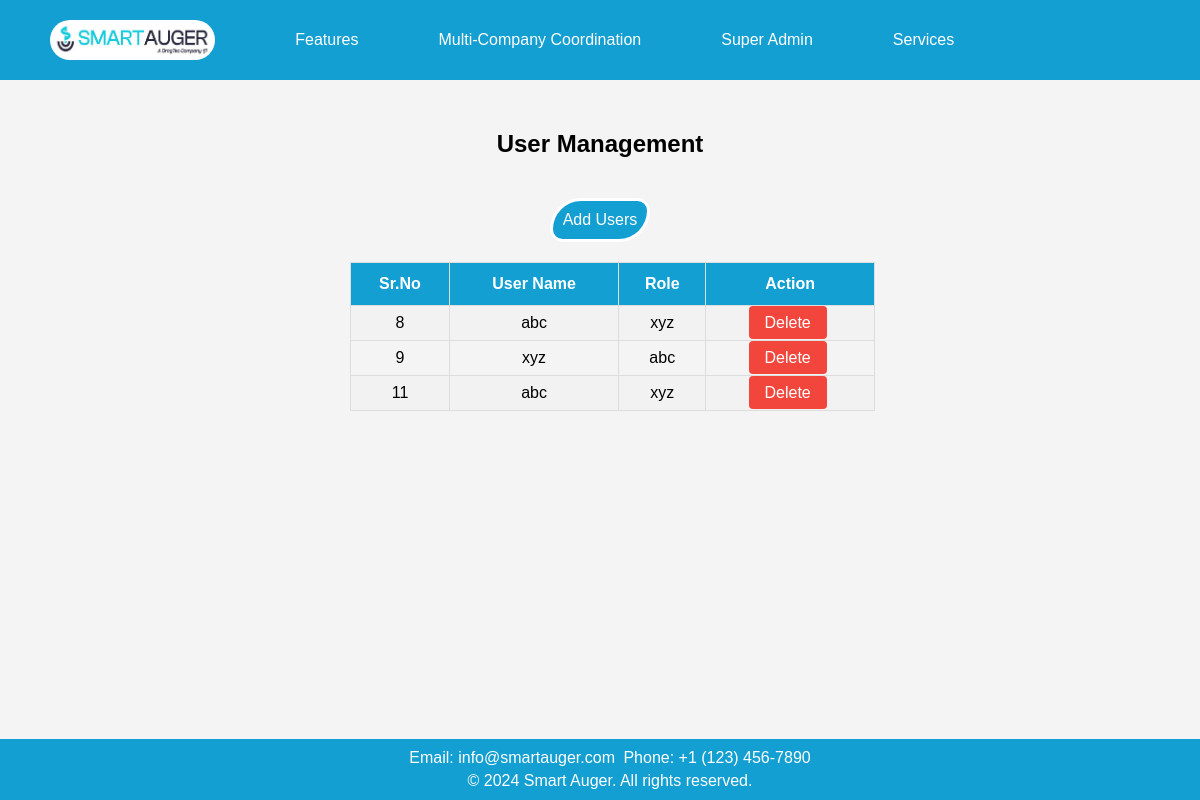
/user_management/, run on the app's committed database.
### app1/models.py (models this page shows, shortened)
class user_management_model(models.Model):
    sr = models.AutoField(primary_key=True,unique=True)
    username = models.CharField(max_length=50)
    role = models.CharField(max_length=50)

### app1/views.py (the view)
# urls.py: path('user_management/',views.user_management,name='user_management'),
def user_management(request):
    data = user_management_model.objects.all()
    return render(request,'app1/user_management.html',{'data':data})

### app1/templates/app1/user_management.html (shortened to what this page needs)
<!DOCTYPE html>
<html lang="en">
<head>
    {% load static %}
</head>
<body>
    <header>
        <nav class="nav">
            <a class="logo" href="#"><img src="{% static 'app1/images/icon.jpg' %}" alt="Logo"></a>
            <div class="dropdown">
                <a href="#">Features</a>
            </div>
            <div class="dropdown">
                <a href="#" class="dropbtn">Multi-Company Coordination</a>
            </div>
            <div class="dropdown">
                <a href="#">Super Admin</a>
            </div>
            <div class="dropdown">
                <a href="#">Services</a>
            </div>
        </nav>
    </header>
    <div class="user">
        <h2 class="heading1">User Management</h2>
        <a class="add" href="{% url 'add_user' %}">Add Users</a>
    </div>
    <div id="table-container">
    <table id="customers">
        <tr>
            <th>Sr.No</th>
            <th>User Name</th>
            <th>Role</th>
            <th>Action</th>
        </tr>
        {% for i in data %}
            <tr>
                <td>{{ i.sr }}</td>
                <td>{{ i.username }}</td>
                <td>{{ i.role }}</td>
                <td>
                    <a href="{% url 'task_delete1' i.pk %}" class="delete-btn">Delete</a>
                </td>
            </tr>
            {% endfor %}
    </table>
</div>
    <footer>
        <p>Email: info@smartauger.com</p>
        <p>Phone: +1 (123) 456-7890</p>
        <div class="footer-bottom">
            <p>&copy; 2024 Smart Auger. All rights reserved.</p>
        </div>
    </footer>
</body>
</html>

### app1/templates/app1/user_management.html (style rules this page uses)
body { font-family: 'Verdana', sans-serif; width: 100%; margin: 0; padding-top: 10vh; padding-bottom: 80px; background: #f4f4f4; box-sizing: border-box; }
header { background-color: #139FD2; color: white; text-align: center; padding: 20px 0; position: fixed; top: 0; width: 100%; z-index: 1000; display: flex; justify-content: space-between; align-items: center; }
header { background-color: #139FD2; color: white; text-align: center; padding: 10px 0; position: fixed; top: 0; width: 100%; z-index: 1000; }
.nav { display: flex; align-items: center; margin-right: 104px; }
.nav a { padding: 10px 15px; color: white; text-decoration: none; display: inline-block; margin-left: 50px; white-space: nowrap; }
.logo { margin-right: auto; }
.logo img { max-height: 40px; margin-left: -15px; float: left; border-radius: 20px; }
.dropdown { position: relative; }
footer { position: fixed; bottom: 0; width: 100%; background-color: #139FD2; color: white; text-align: center; padding: 10px; z-index: 1000; }
footer h4, footer p { white-space: nowrap; margin: 0; padding: 2px; display: inline; }
.footer-bottom { white-space: nowrap; padding-top: 5px; }
.footer-bottom p { margin: 0; }
.user { text-align: center; margin-top: 50px; }
#table-container { margin-top: 20px; margin-left: 350px; margin-right: 100px; }
#customers { font-family: Arial, Helvetica, sans-serif; border-collapse: collapse; width: 70%; }
#customers td, #customers th { border: 1px solid #ddd; padding: 8px; text-align: center; }
#customers tr:nth-child(even) { background-color: #f2f2f2; }
#customers th { padding-top: 12px; padding-bottom: 12px; background-color: #139FD2; color: white; }
.heading1 { text-align: center; color: black; }
.add { background-color: #139FD2; color: white; padding: 10px; border: solid; margin-top: 20px; display: inline-block; text-decoration: none; border-radius: 50px 20px; }
.delete-btn { background-color: #f2463d; color: white; padding: 8px 16px; border: none; border-radius: 4px; cursor: pointer; margin-right: 5px; text-decoration: none; }

### data on the page
user_management_model: sr "8", username "abc", role "xyz"
user_management_model: sr "9", username "xyz", role "abc"
user_management_model: sr "11", username "abc", role "xyz"
